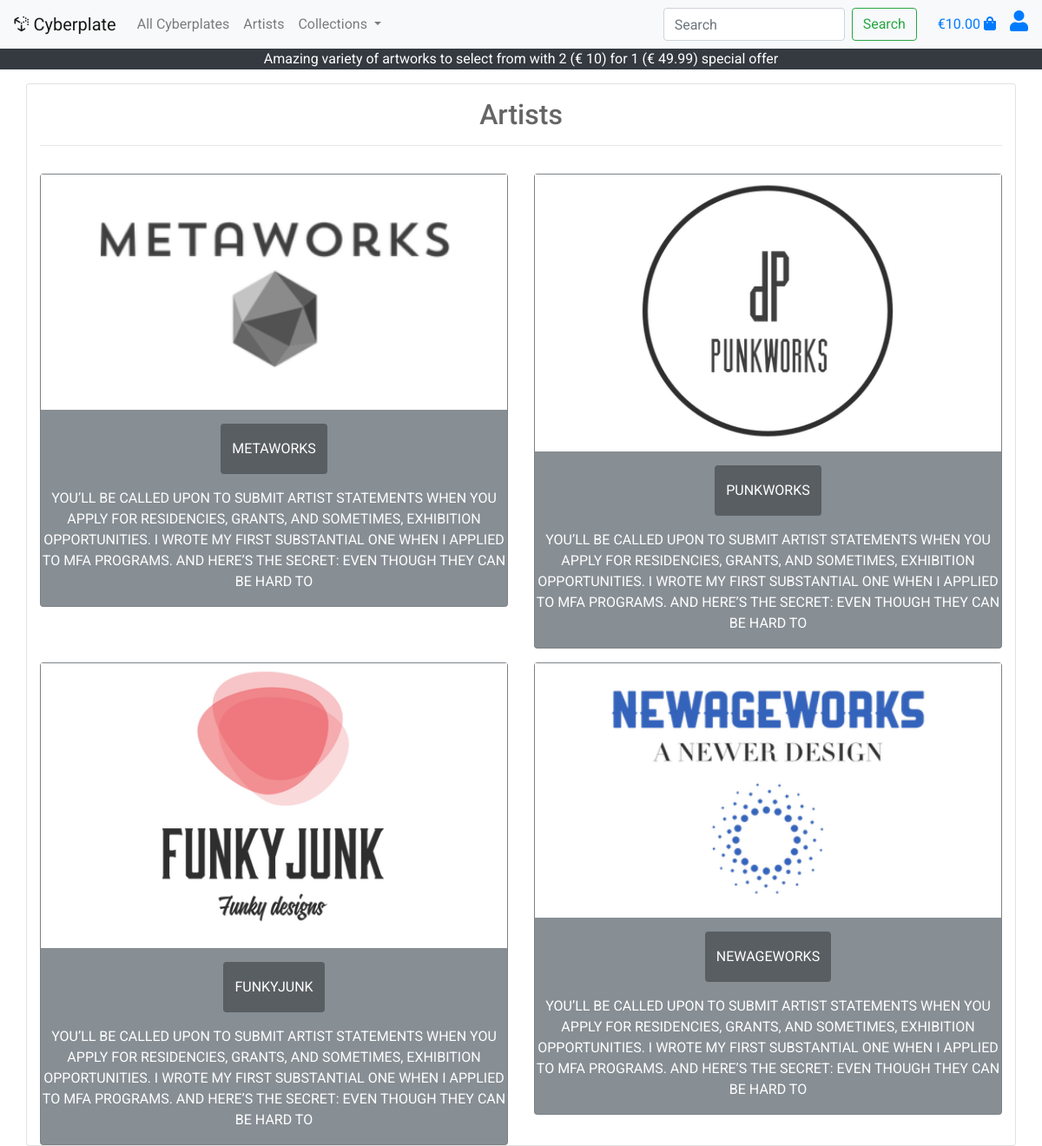
Page /products/artists/ on the committed database.
### products/models.py (models this page shows)
class Artist(models.Model):
    name = models.CharField(max_length=30)
    display_name = models.CharField(max_length=30)
    artist_description = models.TextField(max_length=250, null=True, blank=True)
    image_url = models.URLField(null=True, blank=True, max_length=1000)
    image = models.ImageField(null=True, blank=True)
    artist_key = models.IntegerField(null=True, blank=True)
    def __str__(self):
        return self.display_name

### products/views.py (the view)
# urls.py: path('artists/', views.artists, name='artists'),
def artists(request):
    all_artists = Artist.objects.all()
    print(f'All artists: {all_artists}')
    context = {
        'all_artists': all_artists,
    }
    return render(request, 'products/artists.html', context)

### shopping_bag/context.py (called while the page is built, shortened)
def bag_contents(request):
    bag_items = []
    total = 0
    product_count = 0
    bag = request.session.get('bag', {})
    if total < settings.FREE_DELIVERY_THRESHOLD:
        delivery = 10
        free_delivery_delta = settings.FREE_DELIVERY_THRESHOLD - total
    else:
        delivery = 0
        free_delivery_delta = 0
    grand_total = delivery + total
    context = {
        'bag_items': bag_items,
        'total': total,
        'product_count': product_count,
        'delivery': delivery,
        'free_delivery_delta': free_delivery_delta,
        'free_delivery_threshold': settings.FREE_DELIVERY_THRESHOLD,
        'grand_total': grand_total,
    }
    return context

### products/templates/products/artists.html (shortened to what this page needs)
{% extends "base.html" %}
{% load static %}
{% block content %}
<div class="container h-100">
  <div class="row h-100">
    <div class="col-12 card">
      <div class="row">
        <div class="col text-black logo-font text-center mt-3">
          <h2>Artists</h2>
          <hr>
        </div>
      </div>
      <div class="row">
        {% for artist in all_artists %}
        <div class="col-lg-6 col-sm-12">
          <div class="card bg-secondary border-3 mt-3 text-white text-uppercase text-center">
            <img src="{{ MEDIA_URL }}{{ artist.image }}" alt="artist.name">
            <p class="text-center">
              <a href="{% url 'artist_view' artist.id %}" class="btn bg-dark rounded-3 py-3 text-white mt-3">{{ artist.name }}</a>
            </p>
            <p class="text-center">
              {{ artist.artist_description }}
            </p>
          </div>
        </div>
        {% endfor %}
      </div>
    </div>
  </div>
</div>
{% endblock %}

### templates/base.html (shortened to what this page needs)
{% load static %}
<html lang="en">
<head>
  {% block corecss %}
  <link rel="stylesheet" href="https://stackpath.bootstrapcdn.com/bootstrap/4.4.1/css/bootstrap.min.css"
>
  <link rel="stylesheet" href="https://use.fontawesome.com/releases/v5.15.4/css/all.css"
>
  <link rel="stylesheet" href="{% static 'css/base.css' %}">
  {% endblock %}
</head>
<body>
  <nav class="navbar navbar-expand-lg navbar-light bg-light">
    <a class="navbar-brand" href="{% url 'home' %}">
      <large><i class="fab fa-uncharted"></i></large> Cyberplate
    </a>
    <div class="collapse navbar-collapse" id="navbarSupportedContent">
      <ul class="navbar-nav mr-auto">
        <li class="nav-item">
          <a class="nav-link" href="{% url 'products' %}">All Cyberplates</a>
        </li>
        <li class="nav-item">
          <a class="nav-link" href="{% url 'artists' %}">Artists</a>
        </li>
        <li class="nav-item dropdown">
          <a class="nav-link dropdown-toggle" href="#" id="navbarDropdown" role="button" data-toggle="dropdown"
            aria-haspopup="true" aria-expanded="false">
            Collections
          </a>
        </li>
      </ul>
      <form class="form-inline my-2 my-lg-0 ml-auto" method="GET" action="{% url 'products' %}">
        <input class="form-control mr-sm-2" type="search" NAME="search" placeholder="Search" aria-label="Search">
        <button class="btn btn-outline-success my-2 my-sm-0" type="submit">Search</button>
      </form>
      <a href="{% url 'shopping_bag' %}">
        <p class="my-1 ml-4">
          {% if grand_total %}
          €{{ grand_total|floatformat:2 }}
          <i class="fas fa-shopping-bag"></i>
          {% else %}
          <div class="text-center  ml-2">
            <h5><i class="fas fa-shopping-bag"></i></h5>
            <p class="text-small">$0.00</p>
          </div>
          {% endif %}
        </p>
      </a>
      <a href="{% url 'profile' %}">
        <h4><i class=" ml-3 fas fa-user"></i></h4>
      </a>
  </nav>
  <div class="text-center">
    <p class="navbar-light bg-dark text-white mx-auto">
      Amazing variety of artworks to select from with 2 (€ {{ free_delivery_threshold }}) for 1 (€ 49.99) special offer
    </p>
  </div>
  {% block content %}
  {% endblock %}
</body>
</html>

### static/css/base.css (style rules this page uses)
html { height: 100%; font-family: 'Roboto', sans-serif; }
body { background: url('/media/ms4background.jpg') no-repeat center center fixed; background-size: cover; height: calc(100vh - 164px); color: #555; font-family: 'Roboto', sans-serif; }
.card { opacity: 0.9 }

### rows in the picture
Artist: image (picture), name "METAWORKS", artist_description "YOU’LL BE CALLED UPON TO SUBMIT ARTIST STATEMENTS WHEN YOU APPLY FOR RESIDENCIES, GRANTS, AND SOMETIMES, EXHIBITION OPPORTUNITIES. I WROTE MY FIRST SUBSTANTIAL ONE WHEN I APPLIED TO MFA PROGRAMS. AND HERE’S THE SECRET: EVEN THOUGH THEY CAN BE HARD TO"
Artist: image (picture), name "PUNKWORKS", artist_description "YOU’LL BE CALLED UPON TO SUBMIT ARTIST STATEMENTS WHEN YOU APPLY FOR RESIDENCIES, GRANTS, AND SOMETIMES, EXHIBITION OPPORTUNITIES. I WROTE MY FIRST SUBSTANTIAL ONE WHEN I APPLIED TO MFA PROGRAMS. AND HERE’S THE SECRET: EVEN THOUGH THEY CAN BE HARD TO"
Artist: image (picture), name "FUNKYJUNK", artist_description "YOU’LL BE CALLED UPON TO SUBMIT ARTIST STATEMENTS WHEN YOU APPLY FOR RESIDENCIES, GRANTS, AND SOMETIMES, EXHIBITION OPPORTUNITIES. I WROTE MY FIRST SUBSTANTIAL ONE WHEN I APPLIED TO MFA PROGRAMS. AND HERE’S THE SECRET: EVEN THOUGH THEY CAN BE HARD TO"
Artist: image (picture), name "NEWAGEWORKS", artist_description "YOU’LL BE CALLED UPON TO SUBMIT ARTIST STATEMENTS WHEN YOU APPLY FOR RESIDENCIES, GRANTS, AND SOMETIMES, EXHIBITION OPPORTUNITIES. I WROTE MY FIRST SUBSTANTIAL ONE WHEN I APPLIED TO MFA PROGRAMS. AND HERE’S THE SECRET: EVEN THOUGH THEY CAN BE HARD TO"

### other values in the picture
{{ grand_total|floatformat:2 }} "10.00"
{{ free_delivery_threshold }} "10"
